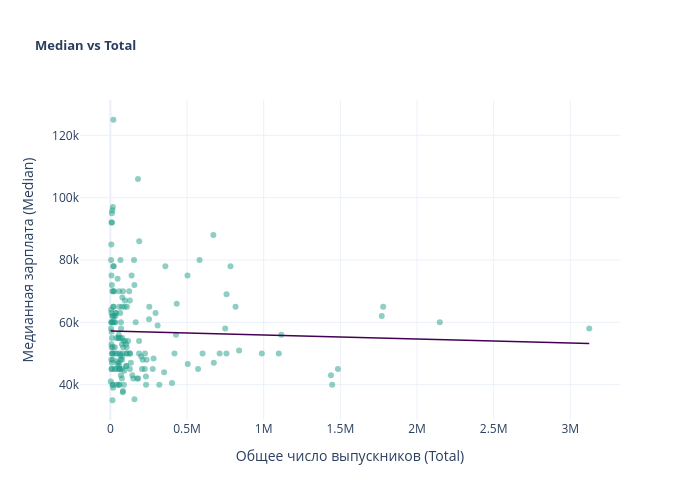

Notebook source saved alongside this figure:
### Markdown cell above
$H_0$ - `Total` и `Median` не коррелируют;      
$H_1$ - между `Total` и `Median` существует отрицательная монотонная связь.

### Code cell
x_col, y_col = "Total", "Median"
x = df[x_col]
y = df[y_col]
m, b = np.polyfit(x, y, 1)
x_range = np.linspace(x.min(), x.max(), 200)

fig = go.Figure()
fig.add_trace(go.Scatter(
    x=x, y=y,
    mode="markers",
    marker=dict(color="#1f9e89", opacity=0.5, size=6),
    showlegend=False,
))
fig.add_trace(go.Scatter(
    x=x_range, y=m * x_range + b,
    mode="lines",
    line=dict(color="#440154", width=1.5),
    showlegend=False,
))
fig.update_layout(
    title=dict(text="<b>Median vs Total</b>", font_size=13),
    xaxis_title="Общее число выпускников (Total)",
    yaxis_title="Медианная зарплата (Median)",
    template="plotly_white",
    width=700,
    height=500,
)
fig.show()

### Figure 1 — Plotly figure (JSON) as saved in the notebook; plotly's stock layout.template omitted (floating-point values rounded to 4 significant figures; data arrays with more than 128 entries replaced by an {"elided": "..."} marker saying what was removed)
{"data": [{"marker": {"color": "#1f9e89", "opacity": 0.5, "size": 6}, "mode": "markers", "showlegend": false, "type": "scatter", "x": {"elided": "172 int values"}, "y": {"elided": "172 int values"}}, {"line": {"color": "#440154", "width": 1.5}, "mode": "lines", "showlegend": false, "type": "scatter", "x": {"elided": "200 float values"}, "y": {"elided": "200 float values"}}], "layout": {"height": 500, "title": {"font": {"size": 13}, "text": "<b>Median vs Total</b>"}, "width": 700, "xaxis": {"title": {"text": "Общее число выпускников (Total)"}}, "yaxis": {"title": {"text": "Медианная зарплата (Median)"}}}}
